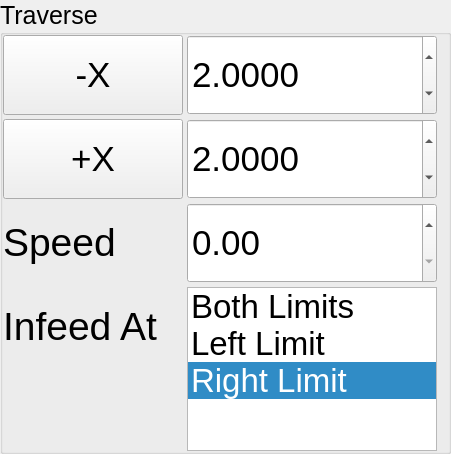
           <widget class="QGroupBox" name="groupBox_17">
            <property name="sizePolicy">
             <sizepolicy hsizetype="Minimum" vsizetype="MinimumExpanding">
              <horstretch>0</horstretch>
              <verstretch>0</verstretch>
             </sizepolicy>
            </property>
            <property name="font">
             <font>
              <pointsize>19</pointsize>
             </font>
            </property>
            <property name="title">
             <string>Traverse</string>
            </property>
            <property name="alignment">
             <set>Qt::AlignLeading|Qt::AlignLeft|Qt::AlignTop</set>
            </property>
            <layout class="QFormLayout" name="formLayout_2">
             <property name="sizeConstraint">
              <enum>QLayout::SetNoConstraint</enum>
             </property>
             <property name="fieldGrowthPolicy">
              <enum>QFormLayout::AllNonFixedFieldsGrow</enum>
             </property>
             <property name="labelAlignment">
              <set>Qt::AlignLeading|Qt::AlignLeft|Qt::AlignTop</set>
             </property>
             <property name="horizontalSpacing">
              <number>4</number>
             </property>
             <property name="verticalSpacing">
              <number>4</number>
             </property>
             <property name="leftMargin">
              <number>0</number>
             </property>
             <property name="topMargin">
              <number>0</number>
             </property>
             <property name="bottomMargin">
              <number>0</number>
             </property>
             <item row="0" column="0">
              <widget class="QPushButton" name="x_min_here_pb">
               <property name="sizePolicy">
                <sizepolicy hsizetype="Minimum" vsizetype="Minimum">
                 <horstretch>0</horstretch>
                 <verstretch>0</verstretch>
                </sizepolicy>
               </property>
               <property name="minimumSize">
                <size>
                 <width>180</width>
                 <height>80</height>
                </size>
               </property>
               <property name="font">
                <font>
                 <pointsize>26</pointsize>
                </font>
               </property>
               <property name="text">
                <string>-X</string>
               </property>
              </widget>
             </item>
             <item row="0" column="1">
              <widget class="QDoubleSpinBox" name="x_min_edit">
               <property name="sizePolicy">
                <sizepolicy hsizetype="Minimum" vsizetype="Minimum">
                 <horstretch>0</horstretch>
                 <verstretch>0</verstretch>
                </sizepolicy>
               </property>
               <property name="minimumSize">
                <size>
                 <width>0</width>
                 <height>80</height>
                </size>
               </property>
               <property name="baseSize">
                <size>
                 <width>0</width>
                 <height>100</height>
                </size>
               </property>
               <property name="font">
                <font>
                 <pointsize>26</pointsize>
                </font>
               </property>
               <property name="mouseTracking">
                <bool>true</bool>
               </property>
               <property name="decimals">
                <number>4</number>
               </property>
               <property name="minimum">
                <double>-999999.989999999990687</double>
               </property>
               <property name="maximum">
                <double>999999.989999999990687</double>
               </property>
               <property name="singleStep">
                <double>0.100000000000000</double>
               </property>
               <property name="value">
                <double>2.000000000000000</double>
               </property>
               <property name="input" stdset="0">
                <string>number</string>
               </property>
               <property name="function" stdset="0">
                <string>hal_pin</string>
               </property>
               <property name="pin_name" stdset="0">
                <string>x_min</string>
               </property>
               <property name="hal_type" stdset="0">
                <string>HAL_FLOAT</string>
               </property>
               <property name="hal_dir" stdset="0">
                <string>HAL_OUT</string>
               </property>
              </widget>
             </item>
             <item row="1" column="0">
              <widget class="QPushButton" name="x_max_here_pb">
               <property name="sizePolicy">
                <sizepolicy hsizetype="MinimumExpanding" vsizetype="Minimum">
                 <horstretch>0</horstretch>
                 <verstretch>0</verstretch>
                </sizepolicy>
               </property>
               <property name="minimumSize">
                <size>
                 <width>180</width>
                 <height>80</height>
                </size>
               </property>
               <property name="font">
                <font>
                 <pointsize>26</pointsize>
                </font>
               </property>
               <property name="text">
                <string>+X</string>
               </property>
              </widget>
             </item>
             <item row="1" column="1">
              <widget class="QDoubleSpinBox" name="x_max_edit">
               <property name="sizePolicy">
                <sizepolicy hsizetype="Minimum" vsizetype="Fixed">
                 <horstretch>0</horstretch>
                 <verstretch>0</verstretch>
                </sizepolicy>
               </property>
               <property name="minimumSize">
                <size>
                 <width>0</width>
                 <height>80</height>
                </size>
               </property>
               <property name="font">
                <font>
                 <pointsize>26</pointsize>
                </font>
               </property>
               <property name="mouseTracking">
                <bool>true</bool>
               </property>
               <property name="decimals">
                <number>4</number>
               </property>
               <property name="minimum">
                <double>-999999.989999999990687</double>
               </property>
               <property name="maximum">
                <double>999999.989999999990687</double>
               </property>
               <property name="singleStep">
                <double>0.100000000000000</double>
               </property>
               <property name="value">
                <double>2.000000000000000</double>
               </property>
               <property name="input" stdset="0">
                <string>number</string>
               </property>
               <property name="function" stdset="0">
                <string>hal_pin</string>
               </property>
               <property name="pin_name" stdset="0">
                <string>x_max</string>
               </property>
               <property name="hal_type" stdset="0">
                <string>HAL_FLOAT</string>
               </property>
               <property name="hal_dir" stdset="0">
                <string>HAL_OUT</string>
               </property>
              </widget>
             </item>
             <item row="2" column="0">
              <widget class="QLabel" name="label_44">
               <property name="font">
                <font>
                 <pointsize>29</pointsize>
                </font>
               </property>
               <property name="text">
                <string>Speed</string>
               </property>
              </widget>
             </item>
             <item row="2" column="1">
              <widget class="QDoubleSpinBox" name="x_speed_sb">
               <property name="sizePolicy">
                <sizepolicy hsizetype="Minimum" vsizetype="Expanding">
                 <horstretch>0</horstretch>
                 <verstretch>0</verstretch>
                </sizepolicy>
               </property>
               <property name="minimumSize">
                <size>
                 <width>0</width>
                 <height>80</height>
                </size>
               </property>
               <property name="font">
                <font>
                 <pointsize>26</pointsize>
                </font>
               </property>
               <property name="buttonSymbols">
                <enum>QAbstractSpinBox::UpDownArrows</enum>
               </property>
               <property name="maximum">
                <double>99999.990000000005239</double>
               </property>
               <property name="singleStep">
                <double>50.000000000000000</double>
               </property>
               <property name="input" stdset="0">
                <string>number</string>
               </property>
               <property name="function" stdset="0">
                <string>hal_pin</string>
               </property>
               <property name="pin_name" stdset="0">
                <string>x_speed</string>
               </property>
               <property name="hal_type" stdset="0">
                <string>HAL_FLOAT</string>
               </property>
               <property name="hal_dir" stdset="0">
                <string>HAL_OUT</string>
                </property>
              </widget>
             </item>
             <item row="3" column="0">
              <widget class="QLabel" name="label_50">
               <property name="font">
                <font>
                 <pointsize>29</pointsize>
                </font>
               </property>
               <property name="text">
                <string>Infeed At</string>
               </property>
              </widget>
             </item>
             <item row="3" column="1">
              <widget class="QListWidget" name="crossfeed_at_lv">
               <property name="sizePolicy">
                <sizepolicy hsizetype="Minimum" vsizetype="Minimum">
                 <horstretch>0</horstretch>
                 <verstretch>0</verstretch>
                </sizepolicy>
               </property>
               <property name="font">
                <font>
                 <pointsize>25</pointsize>
                </font>
               </property>
               <property name="sizeAdjustPolicy">
                <enum>QAbstractScrollArea::AdjustToContentsOnFirstShow</enum>
               </property>
               <property name="uniformItemSizes">
                <bool>false</bool>
               </property>
               <property name="currentRow">
                <number>2</number>
               </property>
               <property name="function" stdset="0">
                <string>hal_pin</string>
               </property>
               <property name="pin_name" stdset="0">
                <string>crossfeed_at</string>
               </property>
               <property name="hal_type" stdset="0">
                <string>HAL_FLOAT</string>
               </property>
               <property name="hal_dir" stdset="0">
                <string>HAL_OUT</string>
               </property>
               <item>
                <property name="text">
                 <string>Both Limits</string>
                </property>
               </item>
               <item>
                <property name="text">
                 <string>Left Limit</string>
                </property>
               </item>
               <item>
                <property name="text">
                 <string>Right Limit</string>
                </property>
               </item>
              </widget>
             </item>
            </layout>
           </widget>
